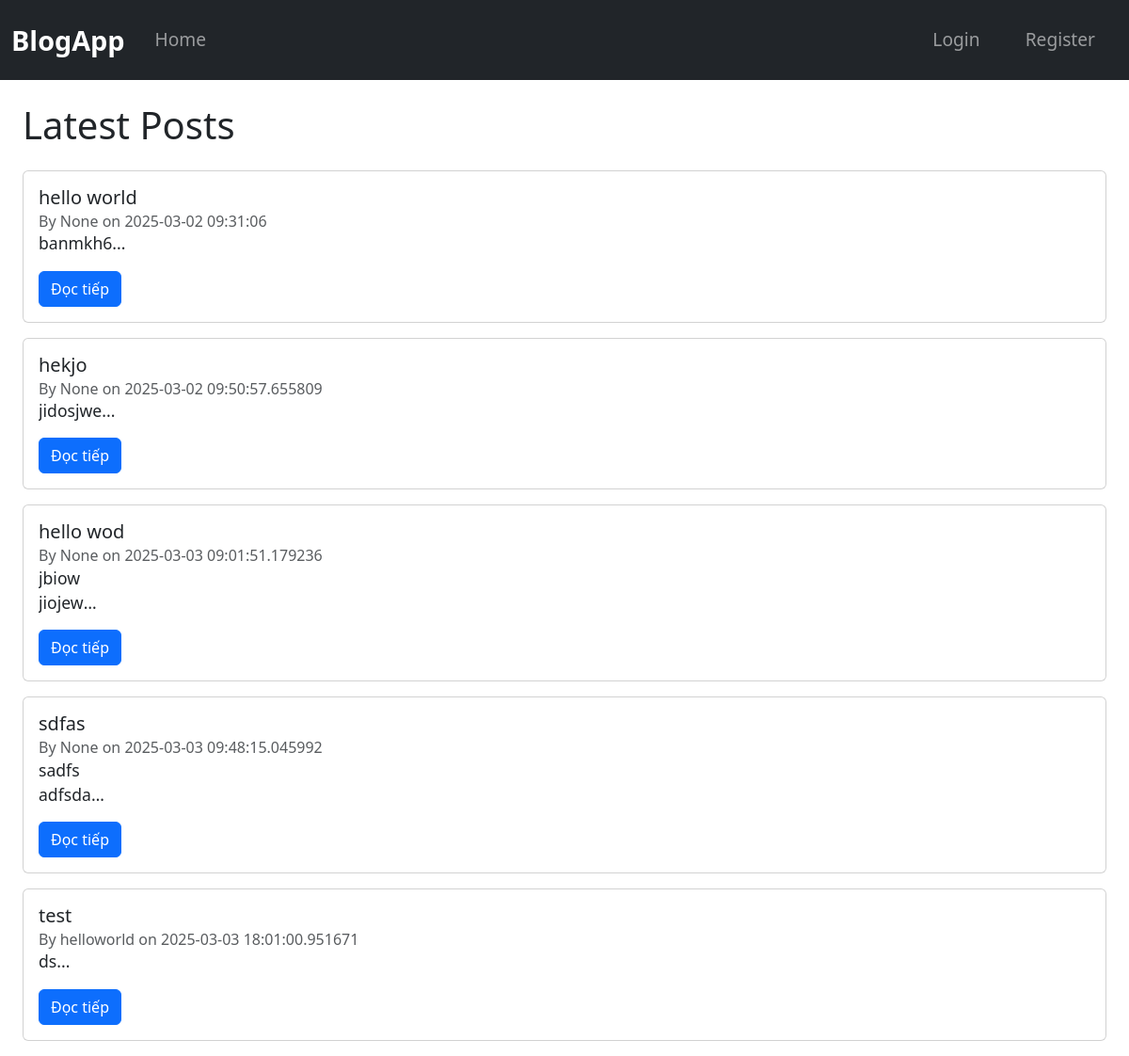
The page / on the database its author committed.
### tables this page shows
CREATE TABLE posts (
            id INTEGER PRIMARY KEY AUTOINCREMENT,
            title TEXT NOT NULL,
            content TEXT NOT NULL,
            username TEXT,
            date_posted TIMESTAMP DEFAULT CURRENT_TIMESTAMP
        );

### app/routes.py (the view)
@main.route("/")
def home():
    print(current_user.is_authenticated)
    db = get_db()
    posts = db.execute("SELECT * FROM posts").fetchall()
    return render_template("index.html", posts=posts,current_user = current_user)

### app/db.py (called while the page is built)
def get_db():
    if "db" not in g:
        g.db = sqlite3.connect(DATABASE)
        g.db.row_factory = sqlite3.Row  # Trả về dict thay vì tuple
    return g.db

### app/templates/index.html (shortened to what this page needs)
{% extends "base.html" %}
{% block content %}
    <div class="container">
        <h1 class="mb-4">Latest Posts</h1>
        {% for post in posts %}
        <div class="card mb-3">
            <div class="card-body">
                <h5 class="card-title">{{ post.title }}</h5>
                <h6 class="card-subtitle text-muted">
                    By {{ post.username }} on {{ post.date_posted }}
                </h6>
                <p class="post-preview">
                    {{ post.content|replace('\n', '<br>') | safe }}...
                </p>
                <a href="{{ url_for('main.post_detail', post_id=post.id) }}" class="btn btn-primary">Đọc tiếp</a>
            </div>
        </div>
    {% else %}
        <p>Không có bài viết nào.</p>
    {% endfor %}
    </div>
{% endblock %}

### app/templates/base.html (shortened to what this page needs)
<!DOCTYPE html>
<html lang="en">
<head>
    <link rel="stylesheet" href="https://cdn.jsdelivr.net/npm/bootstrap@5.3.0/dist/css/bootstrap.min.css">
    <link rel="stylesheet" href="{{ url_for('static', filename='css/style.css') }}">
</head>
<body>
    <nav class="navbar navbar-expand-lg navbar-dark bg-dark">
        <div class="container">
            <a class="navbar-brand" href="{{ url_for('main.home') }}">BlogApp</a>
            <div class="collapse navbar-collapse" id="navbarNav">
                <ul class="navbar-nav me-auto mb-2 mb-lg-0">
                    <li class="nav-item"><a class="nav-link" href="{{ url_for('main.home') }}">Home</a></li>
                </ul>
                <ul class="navbar-nav">
                    {% if current_user.is_authenticated %}
                        {% if current_user.is_admin %}
                            <li class = "nav-item"> <a class="nav-link btn btn-outline-light mx-2" href="{{ url_for('main.admin_users') }}">Quản lý user</a></li>
                        {% endif %}
                        <li class="nav-item"><a class="nav-link btn btn-outline-light mx-2" href="{{ url_for('main.logout') }}">Logout</a></li>
                    {% else %}
                        <li class="nav-item"><a class="nav-link btn btn-outline-light mx-2" href="{{ url_for('main.login') }}">Login</a></li>
                        <li class="nav-item"><a class="nav-link btn btn-outline-light mx-2" href="{{ url_for('main.register') }}">Register</a></li>
                    {% endif %}
                </ul>
            </div>
        </div>
    </nav>
    <div class="container mt-4">
        {% block content %}{% endblock %}
    </div>
</body>
</html>

### app/static/css/style.css (style rules this page uses)
body { font-size: 1.1rem; }
.navbar { padding: 1rem 0; }
.navbar-brand { font-size: 1.8rem; font-weight: bold; }
.nav-link { font-size: 1.2rem; padding: 0.5rem 1rem !important; }
.container { max-width: 1200px; }
.post-preview { display: -webkit-box; -webkit-line-clamp: 2; -webkit-box-orient: vertical; overflow: hidden; text-overflow: ellipsis; max-height: 3em; }

### rows shown on the page
posts: title "hello world", username "None", date_posted "2025-03-02 09:31:06", content "banmkh6"
posts: title "hekjo", username "None", date_posted "2025-03-02 09:50:57.655809", content "jidosjwe"
posts: title "hello wod", username "None", date_posted "2025-03-03 09:01:51.179236", content "jbiow jiojew"
posts: title "sdfas", username "None", date_posted "2025-03-03 09:48:15.045992", content "sadfs adfsda"
posts: title "test", username "helloworld", date_posted "2025-03-03 18:01:00.951671", content "ds"
